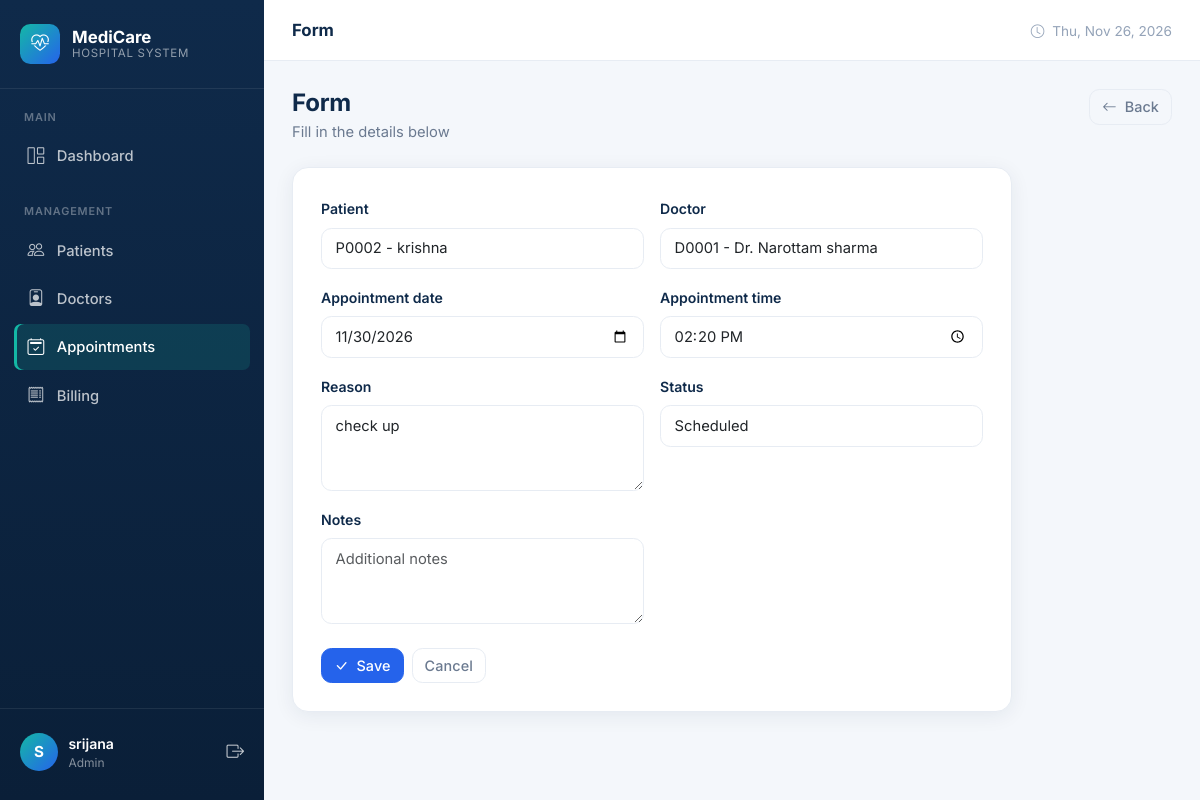
Screenshot of /appointments/7/edit/ (signed in) with the database file from the repository.
### hospital/models.py (models this page shows, shortened)
class Patient(models.Model):
    GENDER_CHOICES = [
        ('Male', 'Male'),
        ('Female', 'Female'),
        ('Other', 'Other'),
    ]
    BLOOD_GROUP_CHOICES = [
        ('A+', 'A+'),
        ('A-', 'A-'),
        ('B+', 'B+'),
        ('B-', 'B-'),
        ('AB+', 'AB+'),
        ('AB-', 'AB-'),
        ('O+', 'O+'),
        ('O-', 'O-'),
    ]
    user = models.OneToOneField(
        User,
        on_delete=models.CASCADE,
        null=True,
        blank=True,
        related_name='patient_profile'
    )
    patient_id = models.CharField(
        max_length=20,
        unique=True,
        blank=True
    )
    full_name = models.CharField(
        max_length=100
    )
    date_of_birth = models.DateField()
    gender = models.CharField(
        max_length=10,
        choices=GENDER_CHOICES
    )
    blood_group = models.CharField(
        max_length=5,
        choices=BLOOD_GROUP_CHOICES
    )
    phone = models.CharField(
        max_length=10,
        validators=[
        RegexValidator(
            regex=r'^[0-9]{10}$',
            message='Phone number must contain exactly 10 digits.'
        )
    ]
    )
    email = models.EmailField(
        blank=True
    )
    address = models.TextField()
    emergency_contact = models.CharField(
        max_length=10,
        validators=[
            RegexValidator(
                regex=r'^[0-9]{10}$',
                message='Emergency contact must contain exactly 10 digits.'
            )
        ]
    )
    created_at = models.DateTimeField(
        auto_now_add=True
    )
    department = models.CharField(
    max_length=100,
    choices=DEPARTMENT_CHOICES,
    default='Internal Medicine'
)
    def __str__(self):
        return f"{self.patient_id} - {self.full_name}"

class Doctor(models.Model):
    SPECIALIZATION_CHOICES = [
        ('Cardiologist', 'Cardiologist'),
        ('Dermatologist', 'Dermatologist'),
        ('Neurologist', 'Neurologist'),
        ('Orthopedic', 'Orthopedic'),
        ('Pediatrician', 'Pediatrician'),
        ('Psychiatrist', 'Psychiatrist'),
        ('General Physician', 'General Physician'),
        ('Gynecologist', 'Gynecologist'),
        ('Dentist', 'Dentist'),
        ('Other', 'Other'),
    ]
    GENDER_CHOICES = [
        ('Male', 'Male'),
        ('Female', 'Female'),
        ('Other', 'Other'),
    ]
    user = models.OneToOneField(
        User,
        on_delete=models.CASCADE,
        null=True,
        blank=True,
        related_name='doctor_profile'
    )
    doctor_id = models.CharField(
        max_length=20,
        unique=True,
        blank=True
    )
    full_name = models.CharField(
        max_length=100
    )
    gender = models.CharField(
        max_length=10,
        choices=GENDER_CHOICES
    )
    specialization = models.CharField(
        max_length=50,
        choices=SPECIALIZATION_CHOICES
    )
    phone = models.CharField(
        max_length=15
    )
    email = models.EmailField(
        blank=True
    )
    address = models.TextField()
    qualification = models.CharField(
        max_length=100
    )
    experience = models.PositiveIntegerField()
    consultation_fee = models.DecimalField(
        max_digits=10,
        decimal_places=2,
        default=0,
        validators=[MinValueValidator(0)]
    )
    created_at = models.DateTimeField(
        auto_now_add=True
    )
    def __str__(self):
        return f"{self.doctor_id} - Dr. {self.full_name}"

class Appointment(models.Model):
    STATUS_CHOICES = [
        ('Scheduled', 'Scheduled'),
        ('Confirmed', 'Confirmed'),
        ('In Consultation', 'In Consultation'),
        ('Completed', 'Completed'),
        ('Cancelled', 'Cancelled'),
    ]
    patient = models.ForeignKey(
        Patient,
        on_delete=models.CASCADE,
        related_name='appointments'
    )
    doctor = models.ForeignKey(
        Doctor,
        on_delete=models.CASCADE,
        related_name='appointments'
    )
    appointment_date = models.DateField()
    appointment_time = models.TimeField()
    reason = models.TextField()
    status = models.CharField(
        max_length=30,
        choices=STATUS_CHOICES,
        default='Scheduled'
    )
    notes = models.TextField(
        blank=True
    )
    created_at = models.DateTimeField(
        auto_now_add=True
    )

### hospital/views.py (the view)
@login_required
def edit_appointment(request, id):
    appointment = get_object_or_404(
        Appointment,
        id=id
    )
    if request.method == 'POST':
        form = AppointmentForm(
            request.POST,
            instance=appointment
        )
        if form.is_valid():
            form.save()
            return redirect('appointment_list')
    else:
        form = AppointmentForm(
            instance=appointment
        )
    return render(
        request,
        'hospital/edit_appointment.html',
        {
            'form': form,
            'appointment': appointment,
        }
    )

### hospital/templates/hospital/edit_appointment.html (shortened to what this page needs)
{% extends 'hospital/base.html' %}
{% block page_title %}Form{% endblock %}
{% block content %}
<div class="page-header">
    <div>
        <h1>Form</h1>
        <div class="subtitle">Fill in the details below</div>
    </div>
    <a href="javascript:history.back()" class="btn btn-outline-secondary">
        <i class="bi bi-arrow-left me-1"></i> Back
    </a>
</div>
<div class="form-section" style="max-width:720px;">
    <form method="POST">
        <div class="row g-3">
            {% for field in form %}
            <div class="col-md-6">
                <label class="form-label" for="{{ field.id_for_label }}">{{ field.label }}</label>
                {{ field }}
            </div>
            {% endfor %}
        </div>
        <div class="mt-4 d-flex gap-2">
            <button type="submit" class="btn btn-primary">
                <i class="bi bi-check-lg me-1"></i> Save
            </button>
            <a href="javascript:history.back()" class="btn btn-outline-secondary">Cancel</a>
        </div>
    </form>
</div>
{% endblock %}

### hospital/templates/hospital/base.html (shortened to what this page needs)
{% load static %}
<!DOCTYPE html>
<html lang="en">
<head>
    <link href="https://cdn.jsdelivr.net/npm/bootstrap@5.3.3/dist/css/bootstrap.min.css" rel="stylesheet">
    <link href="https://cdn.jsdelivr.net/npm/bootstrap-icons@1.11.3/font/bootstrap-icons.min.css" rel="stylesheet">
    <link href="{% static 'hospital/css/style.css' %}" rel="stylesheet">
</head>
<body>
{% if request.user.is_authenticated %}
<div class="app-wrapper">
    <aside class="sidebar" id="sidebar">
        <div class="sidebar-brand">
            <div class="brand-icon">
                <i class="bi bi-heart-pulse"></i>
            </div>
            <div class="brand-text">
                MediCare
                <small>Hospital System</small>
            </div>
        </div>
        <nav class="sidebar-nav">
            {% if request.user.profile.role == 'STAFF' or request.user.is_superuser %}
            <div class="nav-section">
                <div class="nav-section-title">Main</div>
                <a href="{% url 'staff_dashboard' %}" class="nav-link {% if request.resolver_match.url_name == 'staff_dashboard' or request.resolver_match.url_name == 'dashboard' %}active{% endif %}">
                    <i class="bi bi-grid-1x2"></i> Dashboard
                </a>
            </div>
            <div class="nav-section">
                <div class="nav-section-title">Management</div>
                <a href="{% url 'patient_list' %}" class="nav-link {% if 'patient' in request.resolver_match.url_name %}active{% endif %}">
                    <i class="bi bi-people"></i> Patients
                </a>
                <a href="{% url 'doctor_list' %}" class="nav-link {% if 'doctor' in request.resolver_match.url_name and 'dashboard' not in request.resolver_match.url_name %}active{% endif %}">
                    <i class="bi bi-person-badge"></i> Doctors
                </a>
                <a href="{% url 'appointment_departments' %}" class="nav-link {% if 'appointment' in request.resolver_match.url_name %}active{% endif %}">
                    <i class="bi bi-calendar2-check"></i> Appointments
                </a>
                <a href="{% url 'bill_list' %}" class="nav-link {% if 'bill' in request.resolver_match.url_name %}active{% endif %}">
                    <i class="bi bi-receipt"></i> Billing
                </a>
            </div>
            {% endif %}
        </nav>
        <div class="sidebar-footer">
            <div class="user-info">
                <div class="user-avatar">
                    {{ request.user.username|first|upper }}
                </div>
                <div class="user-meta">
                    <div class="name">{{ request.user.get_full_name|default:request.user.username }}</div>
                    <div class="role">
                        {% if request.user.profile.role == 'STAFF' %}Hospital Staff
                        {% elif request.user.profile.role == 'DOCTOR' %}Doctor
                        {% elif request.user.profile.role == 'PATIENT' %}Patient
                        {% else %}Admin{% endif %}
                    </div>
                </div>
                <a href="{% url 'logout' %}" class="text-white opacity-75" title="Logout" style="font-size:1.1rem;">
                    <i class="bi bi-box-arrow-right"></i>
                </a>
            </div>
        </div>
    </aside>
    <div class="main-content">
        <header class="topbar">
            <div class="d-flex align-items-center gap-3">
                <div class="topbar-title">{% block page_title %}Dashboard{% endblock %}</div>
            </div>
            <div class="topbar-actions">
                <span class="text-muted-2 d-none d-md-inline" style="font-size:0.85rem;">
                    <i class="bi bi-clock me-1"></i>
                    <span id="currentDate"></span>
                </span>
            </div>
        </header>
        <div class="content-area">
            {% block content %}{% endblock %}
        </div>
    </div>
</div>
{% else %}
{% block auth_content %}{% endblock %}
{% endif %}
</body>
</html>

### rows the page displays
Patient: form "P0002 - krishna"
Doctor: form "D0001 - Dr. Narottam sharma"
Appointment: form "11/30/2026" "14:20:00" "check up" "Scheduled"

### other values shown
{{ request.user.username|first|upper }} "S"
{{ request.user.get_full_name|default:request.user.username }} "srijana"
{{ field.label }} "Patient" "Doctor" "Appointment date" "Appointment time" "Reason" "Status" "Notes"
